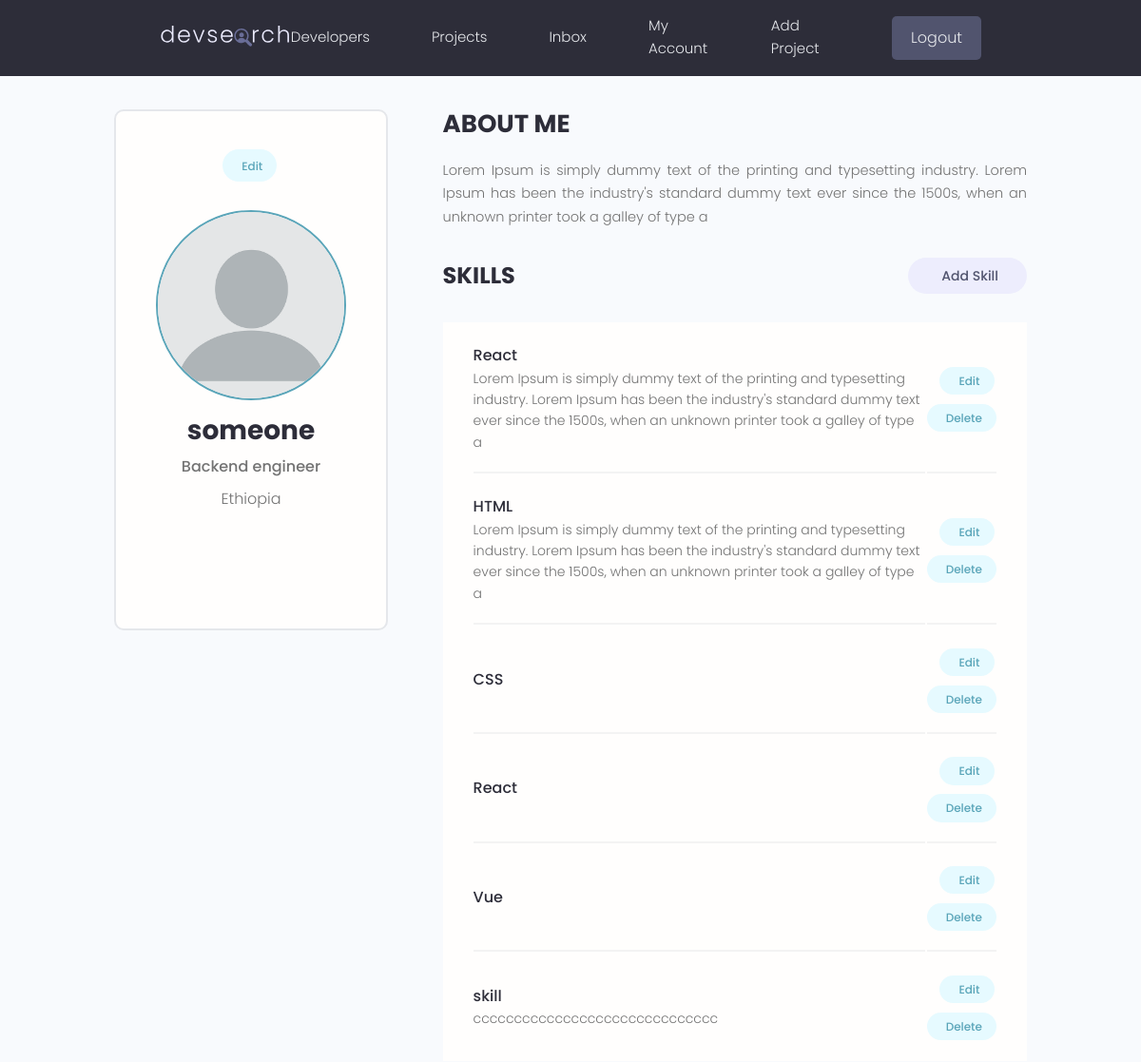
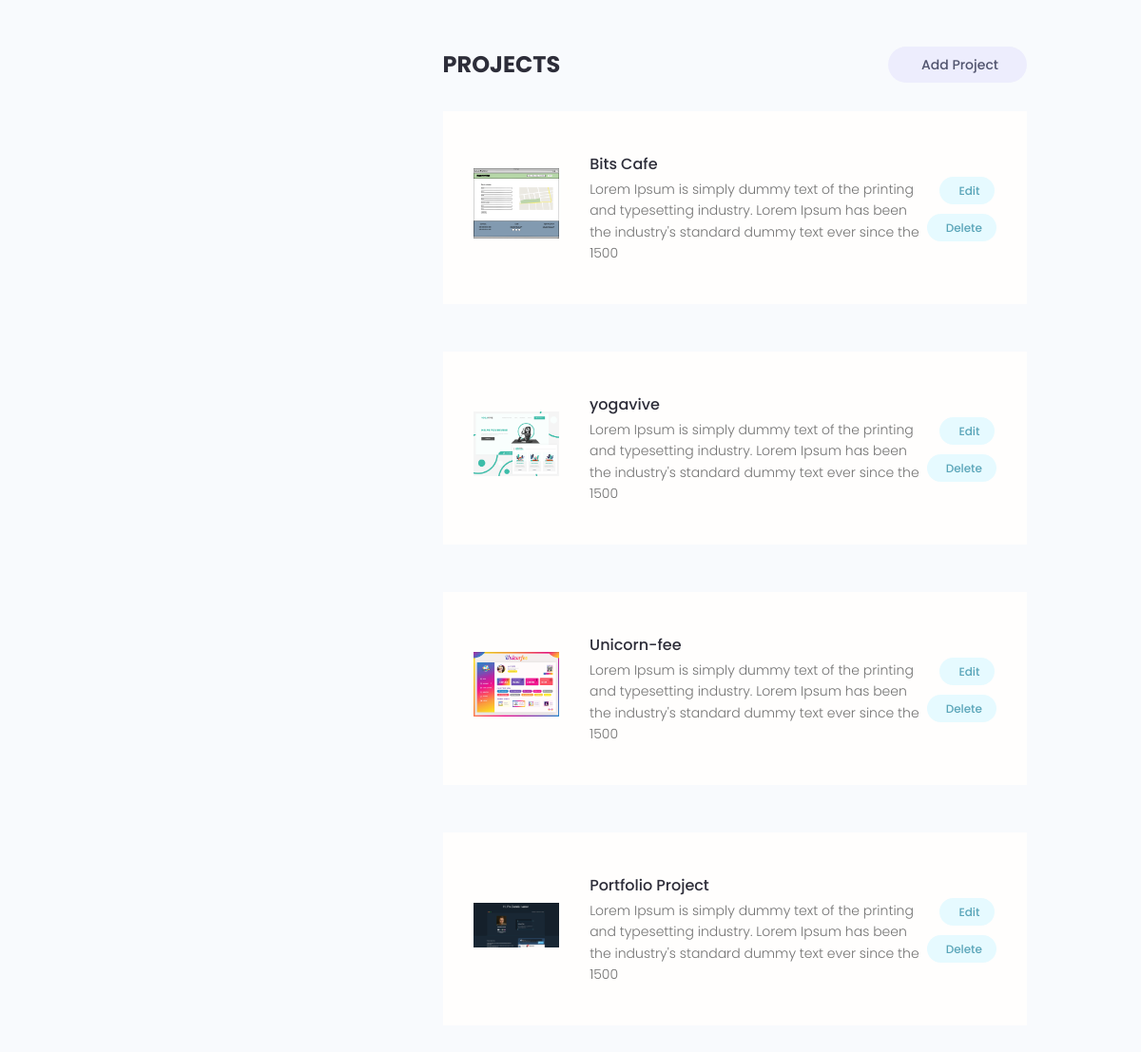
Page /account (signed in) on the committed database (2 pictures, top to bottom).
### users/models.py (models this page shows, shortened)
class Profile(models.Model):
    user = models.OneToOneField(User, on_delete=models.CASCADE)
    id = models.UUIDField(default=uuid4, primary_key=True, editable=False)
    name = models.CharField(max_length=200)
    email = models.EmailField(max_length=200)
    username = models.CharField(max_length=200, blank=True, null=True)
    location = models.CharField(max_length=200, blank=True, null=True)
    short_intro = models.CharField(max_length=200, blank=True, null=True)
    bio = models.TextField(max_length=200, blank=True, null=True)
    profile_pic =models.ImageField(upload_to="profile_pic/", default="profile_pic/default.png")
    social_github = models.CharField(max_length=200, blank=True, null=True)
    social_twitter = models.CharField(max_length=200, blank=True, null=True)
    social_linkedin = models.CharField(max_length=200, blank=True, null=True)
    social_youtube = models.CharField(max_length=200, blank=True, null=True)
    social_website = models.CharField(max_length=200, blank=True, null=True)
    created_at = models.DateTimeField(auto_now_add=True)

class Skill(models.Model):
    id = models.UUIDField(default=uuid4, primary_key=True, editable=False)
    owner = models.ForeignKey(Profile, on_delete=models.CASCADE, blank=True, null=True)
    name = models.CharField(max_length=200, blank=True, null=True)
    description = models.TextField(max_length=200, blank=True, null=True)
    created_id = models.DateTimeField(auto_now_add=True)

### projects/models.py (models this page shows, shortened)
class Project(models.Model):
    id = models.UUIDField(default = uuid4, unique=True, primary_key=True, editable=False)
    owner = models.ForeignKey(Profile, on_delete=models.CASCADE, null= True)
    title = models.CharField(max_length=200)
    description = models.TextField(null=True, blank=True)
    featured_img = models.ImageField(upload_to="project_img")
    demo_link = models.CharField(max_length=200, null= True, blank=True)
    source_link = models.CharField(max_length=200, null= True, blank=True)
    vote_ratio = models.IntegerField(default=0, null=True, blank=True)
    vote_count = models.IntegerField(default=0, null=True, blank=True)
    tags = models.ManyToManyField('Tag', blank = True)
    created_at = models.DateTimeField(auto_now_add=True)
    class Meta:
        ordering = ['-created_at']

### users/views.py (the view)
# urls.py: path("account", views.user_account, name="user-account"),
@login_required(login_url='login')
def user_account(request):
    profile = request.user.profile
    skills = profile.skill_set.all()
    projects = profile.project_set.all()
    context = {"profile": profile, "skills":skills, "projects": projects}
    return render(request, "users/account.html", context)

### users/templates/users/account.html (shortened to what this page needs)
{% extends 'base.html' %}
{% block content %}
  <main class="settingsPage profile my-md">
    <div class="container">
      <div class="layout">
        <div class="column column--1of3">
          <div class="card text-center">
            <div class="card__body dev">
              <a class="tag tag--pill tag--main settings__btn" href="{% url 'edit-account' %}"> Edit</a>
              <img class="avatar avatar--xl dev__avatar" src="{{profile.profile_pic.url}}" />
              <h2 class="dev__name">{{profile.name}}</h2>
              <p class="dev__title">{{profile.short_intro}}</p>
              <p class="dev__location">{{profile.location}}</p>
              <ul class="dev__social">
              </ul>
            </div>
          </div>
        </div>
        <div class="column column--2of3">
          <div class="devInfo">
            <h3 class="devInfo__title">About Me</h3>
            <p class="devInfo__about">
              {{profile.bio}}
            </p>
          </div>
          <div class="settings">
            <h3 class="settings__title">Skills</h3>
            <a class="tag tag--pill tag--sub settings__btn tag--lg" href="{% url 'add-skill' %}"> Add Skill</a>
          </div>
          <table class="settings__table">
            {% for skill in skills %}
            <tr>
              <td class="settings__tableInfo">
                <h4>{{skill.name}}</h4>
                <p>
                  {{skill.description}}
                </p>
              </td>
              <td class="settings__tableActions">
                <a class="tag tag--pill tag--main settings__btn" href="{% url 'edit-skill' skill.id %}"> Edit</a>
                <a class="tag tag--pill tag--main settings__btn" href="{% url 'delete-skill' skill.id%}?next=/account">
                  Delete</a>
              </td>
            </tr>
            {% endfor %}
          </table>
          <div class="settings">
            <h3 class="settings__title">Projects</h3>
            <a class="tag tag--pill tag--sub settings__btn tag--lg" href="#"> Add Project</a>
          </div>
          {% for project in projects %}
          <table class="settings__table">
            <tr>
              <td class="settings__thumbnail">
                <a href="{% url 'project' project.id %}"><img src="{{project.featured_img.url}}" alt="Project Thumbnail" /></a>
              </td>
              <td class="settings__tableInfo">
                <a href="{% url 'project' project.id %}">{{project.title}}</a>
                <p>
                 {{project.description|slice:"150"}}
                </p>
              </td>
              <td class="settings__tableActions">
                <a class="tag tag--pill tag--main settings__btn" href="{% url 'edit_project' project.id %}"> Edit</a>
                <a class="tag tag--pill tag--main settings__btn" href="{% url 'delete_project' project.id %}">
                  Delete</a>
              </td>
            </tr>
            {% endfor %}
          </table>
        </div>
      </div>
    </div>
  </main>
{% endblock %}

### static/styles/app.css (style rules this page uses)
:root { --color-sub: #2d2d39; }
.card { border: 2px solid var(--color-light); }
img { width: 100%; }
.profile .card > .dev { padding: 4rem; }
.dev__avatar { display: block; margin: auto; }
.dev__name { color: var(--color-sub); font-size: 2.8rem; font-weight: 700; margin-top: 1rem; margin-bottom: 0.5rem; }
.dev__title { font-size: 1.6rem; font-weight: 500; line-height: 1.3; }
.dev__location { margin-top: 1rem; }
.dev__social { margin: 3rem 0; list-style: none; display: flex; justify-content: center; gap: 1.5rem; }
.devInfo { margin-bottom: 3rem; }
.devInfo__title, .devInfo__subtitle { font-size: 2.6rem; color: var(--color-sub); text-transform: uppercase; font-weight: 700; margin-bottom: 1.5rem; }
.devInfo__about, .devSkill__info { font-size: 1.45rem; line-height: 1.7; text-align: justify; }
.settingsPage .dev > .settings__btn { display: inline-block; margin-bottom: 3rem; }
.settings { display: flex; justify-content: space-between; align-items: center; }
.settings__title { font-size: 2.4rem; text-transform: uppercase; font-weight: 700; color: var(--color-sub); }
.settings__table { margin-top: 3rem; margin-bottom: 5rem; padding: 0 3rem; background: var(--color-white); }
.settings__table tr { width: 100%; }
.settings__table tr > td { padding: 2rem 0; }
.settings__table tr:not(:last-child) td { border-bottom: 2px solid var(--color-white-light); }
.settings__thumbnail { width: 23%; min-width: 10rem; }
.settings__thumbnail img { padding-right: 3rem; height: 15rem; object-fit: contain; }
.settings__tableInfo { width: 100%; }
.settings__tableInfo h4, .settings__tableInfo a { padding-right: 1rem; width: auto; font-size: 1.6rem; font-weight: 500; color: var(--color-sub); }
.settings__tableInfo p { font-size: 1.4rem; }
.settings__tableActions { text-align: right; }

### static/uikit/styles/modules/_variables.css (style rules this page uses)
:root { --color-main: #5aa5b9; --color-main-light: #e6faff; --color-sub: #3f4156; --color-sub-light: #51546e; --color-sub-lighter: #ededfd; --color-text: #737373; --color-gray: #8b8b8b; --color-light: #e5e7eb; --color-light-gray: #767676; --color-bg: #f8fafd; --color-white: #fffefd; --color-white-light: #f3f3f3; --color-success: #359e64; --color-success-bg: #def8e8; --color-error: #fc4b0b; --color-error-bg: #fff2ee; --font-base: 'Poppins', arial, helvetica, 'Segoe UI', roboto, ubuntu, sans-serif; --font-monospace: 'Fira Code', 'Courier New', courier, monospace; --font-regular: 300; --font-medium: 500; --font-bold: 700; --generic-shadow: 1px 1px 5px #00000010; --generic-transition: all 0.3s ease-in-out; }

### static/uikit/styles/modules/_base.css (style rules this page uses)
* { margin: 0; padding: 0; box-sizing: border-box; text-rendering: optimizeLegibility; color: inherit; font-size: inherit; }
html { font-size: 50%; }
@media only screen and (min-width: 480px) { html { font-size: 56.25%; } }
@media only screen and (min-width: 1200px) { html { font-size: 62.5%; } }
body { line-height: 1.6; font-weight: 400; font-size: 1.5rem; color: var(--color-text); background-color: var(--color-bg); min-height: 100vh; }

### static/uikit/styles/modules/_typography.css (style rules this page uses)
* { font-family: var(--font-base); }
h2 { font-size: 3.6rem; font-weight: var(--font-bold); }
h3 { font-size: 3.2rem; font-weight: var(--font-medium); }
h4 { font-size: 2.8rem; font-weight: var(--font-medium); }
p, span, strong { font-size: 1.6rem; color: var(--color-text); font-weight: var(--font-regular); }
a { padding-bottom: 2px; text-decoration: none; display: inline-block; color: var(--color-main); font-weight: var(--font-medium); }

### static/uikit/styles/modules/_utilities.css (style rules this page uses)
.container { width: 92%; max-width: 165rem; margin: 0 auto; box-sizing: border-box; }
@media screen and (min-width: 1000px) { .container { width: 90%; } }
@media screen and (min-width: 1200px) { .container { width: 80%; } }
.text-center { text-align: center; }
.my-md { margin: 3rem auto; }

### static/uikit/styles/modules/_avatar.css (style rules this page uses)
.avatar { border-radius: 50%; border: 2px solid var(--color-main); object-fit: cover; }
.avatar--xl { height: 20rem; width: 20rem; }

### static/uikit/styles/modules/_card.css (style rules this page uses)
.card { border-radius: 1rem; background-color: var(--color-white); border: 1.5px solid var(--color-light); width: auto; height: auto; margin-top: 0.5rem; margin-bottom: 0.5rem; overflow: hidden; }
.card__body, .card__header { padding: 2rem 2.5rem; }

### static/uikit/styles/modules/_layout.css (style rules this page uses)
.layout { display: flex; flex-flow: row wrap; justify-content: space-between; }
.layout > .column { margin-bottom: 3rem; }
.layout > .column.column--1of3 { flex-basis: 30%; }
.layout > .column.column--2of3 { flex-basis: 64%; }

### rows in the picture
Profile: profile_pic (placeholder picture), name "someone", short_intro "Backend engineer", location "Ethiopia", bio "Lorem Ipsum is simply dummy text of the printing and typesetting industry. Lorem Ipsum has been the industry's standard dummy text ever since the 1500s, when an unknown printer took a galley of type a"
Skill: name "React", description "Lorem Ipsum is simply dummy text of the printing and typesetting industry. Lorem Ipsum has been the industry's standard dummy text ever since the 1500s, when an unknown printer took a galley of type a"
Skill: name "HTML", description "Lorem Ipsum is simply dummy text of the printing and typesetting industry. Lorem Ipsum has been the industry's standard dummy text ever since the 1500s, when an unknown printer took a galley of type a"
Skill: name "CSS"
Skill: name "React"
Skill: name "Vue"
Skill: name "skill", description "cccccccccccccccccccccccccccccc"
Project: featured_img (picture), title "Bits Cafe", description "Lorem Ipsum is simply dummy text of the printing and typesetting industry. Lorem Ipsum has been the industry's standard dummy text ever since the 1500"
Project: featured_img (picture), title "yogavive", description "Lorem Ipsum is simply dummy text of the printing and typesetting industry. Lorem Ipsum has been the industry's standard dummy text ever since the 1500"
Project: featured_img (picture), title "Unicorn-fee", description "Lorem Ipsum is simply dummy text of the printing and typesetting industry. Lorem Ipsum has been the industry's standard dummy text ever since the 1500"
Project: featured_img (picture), title "Portfolio Project", description "Lorem Ipsum is simply dummy text of the printing and typesetting industry. Lorem Ipsum has been the industry's standard dummy text ever since the 1500"
